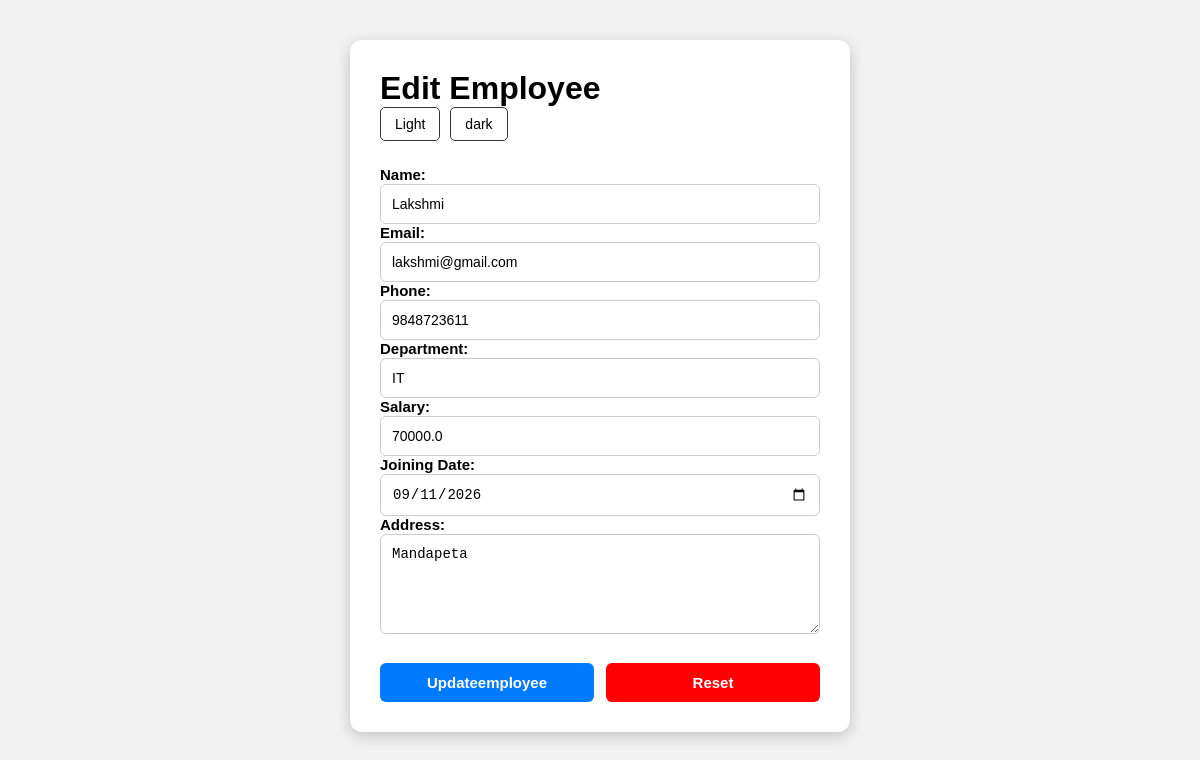
/edit-employee/3 (signed in), run on the app's committed database.
### tables this page shows
CREATE TABLE employee (id INTEGER PRIMARY KEY AUTOINCREMENT,user_id INTEGER NOT NULL,name TEXT NOT NULL,
    email TEXT NOT NULL,phone TEXT NOT NULL,department TEXT NOT NULL,salary REAL NOT NULL,joiningdate TEXT NOT NULL,
    address TEXT NOT NULL);

### server.py (the view)
@app.route("/edit-employee/<int:id>")
def edit_employee_page(id):
   if not login_required():
      return redirect("/login")
   theme = request.cookies.get("theme", "light")
   connection = get_database_connection()
   cursor = connection.cursor()
   cursor.execute(
    """SELECT * FROM employee
       WHERE id=? AND user_id=?""",
    (id, session["user_id"]))
   employee = cursor.fetchone()
   connection.close()
   if employee is None:
        return """
        <h2>Employee not found</h2>
        <a href="/employees">Back to employees</a>
        """
   return render_template(
        "edit-employee.html",
        employee=employee,
        theme=theme
     )

### server.py (called while the page is built)
def get_database_connection():
   connection=sqlite3.connect("users.db")
   connection.row_factory=sqlite3.Row
   return connection

def login_required():
    return "user_id" in session

### Templates/edit-employee.html (shortened to what this page needs)
<!DOCTYPE html>
<html lang="en">
<head>
</head>
<body class="{{theme}}">
    <div id="container">
         <h1>Edit Employee</h1>
       <nav>
            <div class="theme-buttons">
               <a href="/set-theme/light">Light</a>
                <a href="/set-theme/dark">dark</a>
            </div>
       </nav>
    <form action="/edit-employee/{{ employee['id'] }}" method="POST">
       <div>
          <label>Name:</label>
          <input type="text" name="name" value="{{ employee['name'] }}" required>
       </div>
       <div>
        <label>Email:</label>
        <input type="email" name="email" value="{{ employee['email'] }}" required>
        </div>
         <div>
        <label>Phone:</label>
        <input type="tel" name="phone" value="{{ employee['phone'] }}" required>
        </div>
         <div>
        <label>Department:</label>
        <input type="text" name="department" value="{{ employee['department'] }}" required>
       </div>
         <div>
        <label>Salary:</label>
        <input type="number" name="salary" value="{{ employee['salary'] }}" required>
        </div>
      <div>
        <label>Joining Date:</label>
        <input type="date" name="joiningdate" value="{{ employee['joiningdate'] }}" required>
       </div>
       <div>
            <label>Address:</label>
            <textarea name="address" required >{{ employee['address'] }}</textarea>
        </div>
        <div class="button">
        <button type="submit" class="update-btn">
            Updateemployee
        </button>
        <button type="reset" class="reset-btn">
            Reset
        </button>
        </div>
    </form>
</body>
</html>

### Templates/edit-employee.html (style rules this page uses)
* { margin: 0; padding: 0; box-sizing: border-box; }
body { font-family: Arial, sans-serif; min-height: 100vh; padding: 40px 0; transition: 0.3s; }
body.light { background-color: #f2f2f2; color: black; }
#container { width: 500px; margin: auto; padding: 30px; background-color: white; border-radius: 12px; box-shadow: 0 4px 15px rgba(0, 0, 0, 0.2); }
.theme-buttons { display: flex; gap: 10px; margin-bottom: 25px; }
.theme-buttons a { padding: 8px 14px; text-decoration: none; border: 1px solid #333; border-radius: 5px; color: black; font-size: 14px; }
label { margin-bottom: 7px; font-weight: bold; font-size: 15px; }
input, select, textarea { width: 100%; padding: 11px; border: 1px solid #ccc; border-radius: 6px; font-size: 14px; outline: none; }
textarea { resize: vertical; min-height: 100px; }
.button { display: flex; gap: 12px; margin-top: 25px; }
button { flex: 1; padding: 11px 20px; border: none; border-radius: 6px; cursor: pointer; font-size: 15px; font-weight: bold; transition: 0.2s; }
.update-btn { background-color: #007bff; color: white; }
.reset-btn { background-color: red; color: white; }

### data on the page
employee: name "Lakshmi", email "lakshmi@gmail.com", phone "9848723611", department "IT", salary "70000.0", joiningdate "09/11/2026", address "Mandapeta"
